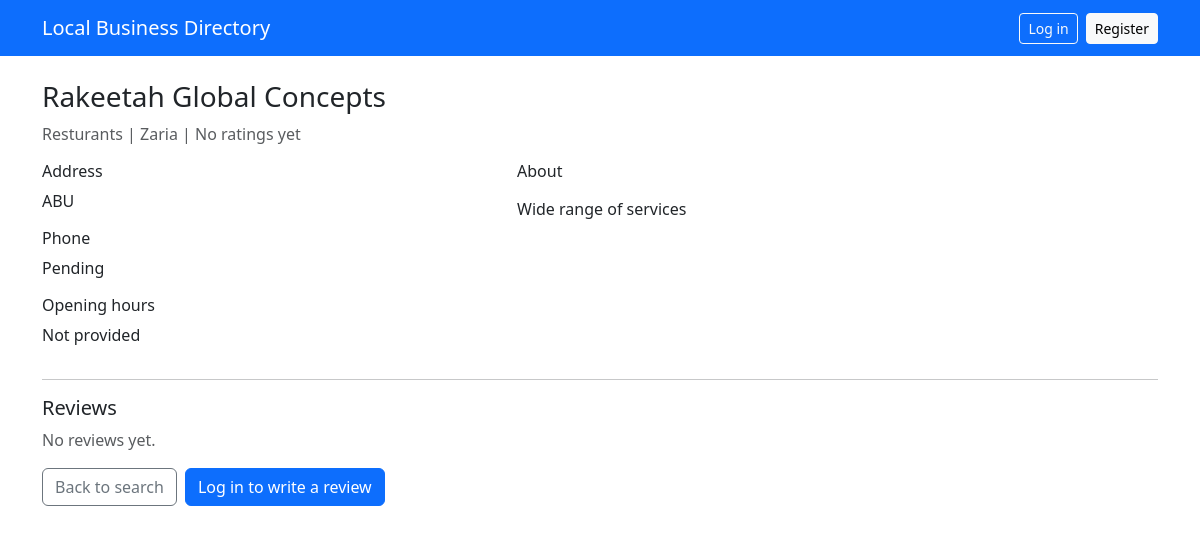
The page /business/2/ on the database its author committed.
### directory/models.py (models this page shows, shortened)
class Business(models.Model):
    class Status(models.TextChoices):
        PENDING = "pending", "Pending approval"
        APPROVED = "approved", "Approved"
        REJECTED = "rejected", "Rejected"
    owner = models.ForeignKey(
        settings.AUTH_USER_MODEL, on_delete=models.CASCADE, related_name="businesses"
    )
    category = models.ForeignKey(
        Category, on_delete=models.PROTECT, related_name="businesses"
    )
    name = models.CharField(max_length=150)
    description = models.TextField()
    address = models.CharField(max_length=255)
    area = models.CharField(max_length=100)
    phone = models.CharField(max_length=30)
    website = models.URLField(blank=True)
    opening_hours = models.CharField(max_length=255, blank=True)
    status = models.CharField(
        max_length=10, choices=Status.choices, default=Status.PENDING
    )
    created_at = models.DateTimeField(auto_now_add=True)
    updated_at = models.DateTimeField(auto_now=True)
    objects = BusinessQuerySet.as_manager()
    class Meta:
        verbose_name_plural = "businesses"
        ordering = ["name"]
        indexes = [
            models.Index(fields=["status"]),
            models.Index(fields=["area"]),
        ]
    def is_public(self):
        return self.status == self.Status.APPROVED
    def average_rating(self):
        avg = self.reviews.aggregate(avg=Avg("rating"))["avg"]
        return round(avg, 1) if avg is not None else None

class Category(models.Model):
    name = models.CharField(max_length=80, unique=True)
    slug = models.SlugField(max_length=80, unique=True)
    class Meta:
        verbose_name_plural = "categories"
        ordering = ["name"]
    def __str__(self):
        return self.name

### directory/views.py (the view)
# urls.py: path("business/<int:pk>/", views.business_detail, name="business_detail"),
def business_detail(request, pk):
    business = get_object_or_404(
        Business.objects.select_related("category", "owner"), pk=pk
    )
    is_owner = request.user.is_authenticated and business.owner == request.user
    can_preview = is_owner or (request.user.is_authenticated and request.user.is_staff)
    if not business.is_public() and not can_preview:
        raise Http404
    user_review = None
    if request.user.is_authenticated:
        user_review = business.reviews.filter(user=request.user).first()
    context = {
        "business": business,
        "reviews": business.reviews.select_related("user"),
        "average": business.average_rating(),
        "is_owner": is_owner,
        "user_review": user_review,
    }
    return render(request, "directory/business_detail.html", context)

### templates/directory/business_detail.html (shortened to what this page needs)
{% extends "base.html" %}
{% block content %}
<h1 class="h3">{{ business.name }}</h1>
<p class="text-muted">
  {{ business.category }} | {{ business.area }} |
  {% if average %}Average rating {{ average }} / 5 ({{ reviews|length }} review{{ reviews|length|pluralize }}){% else %}No ratings yet{% endif %}
</p>
<div class="row">
  <div class="col-md-5">
    <h2 class="h6">Address</h2><p>{{ business.address }}</p>
    <h2 class="h6">Phone</h2><p>{{ business.phone }}</p>
    <h2 class="h6">Opening hours</h2><p>{{ business.opening_hours|default:"Not provided" }}</p>
  </div>
  <div class="col-md-7">
    <h2 class="h6">About</h2><p>{{ business.description|linebreaks }}</p>
  </div>
</div>
<hr>
<h2 class="h5">Reviews</h2>
{% for r in reviews %}
  <div class="border rounded p-2 mb-2">
    <strong>{{ r.user.username }}</strong> - {{ r.rating }}/5
    <div>{{ r.comment }}</div>
  </div>
{% empty %}
  <p class="text-muted">No reviews yet.</p>
{% endfor %}
<div class="mt-3 d-flex flex-wrap gap-2">
  <a href="{% url 'home' %}" class="btn btn-outline-secondary">Back to search</a>
  {% if is_owner %}
    <a href="{% url 'business_edit' business.pk %}" class="btn btn-outline-primary">Edit listing</a>
    <a href="{% url 'business_delete' business.pk %}" class="btn btn-outline-danger">Delete listing</a>
  {% elif business.is_public %}
    {% if user.is_authenticated %}
      <a href="{% url 'review_add' business.pk %}" class="btn btn-primary">{% if user_review %}Edit your review{% else %}Write a review{% endif %}</a>
    {% else %}
      <a href="{% url 'login' %}?next={{ request.path }}" class="btn btn-primary">Log in to write a review</a>
    {% endif %}
  {% endif %}
</div>
{% endblock %}

### rows shown on the page
Business: name "Rakeetah Global Concepts", category "Resturants", area "Zaria", address "ABU", phone "Pending", opening_hours "Not provided", description "Wide range of services"
